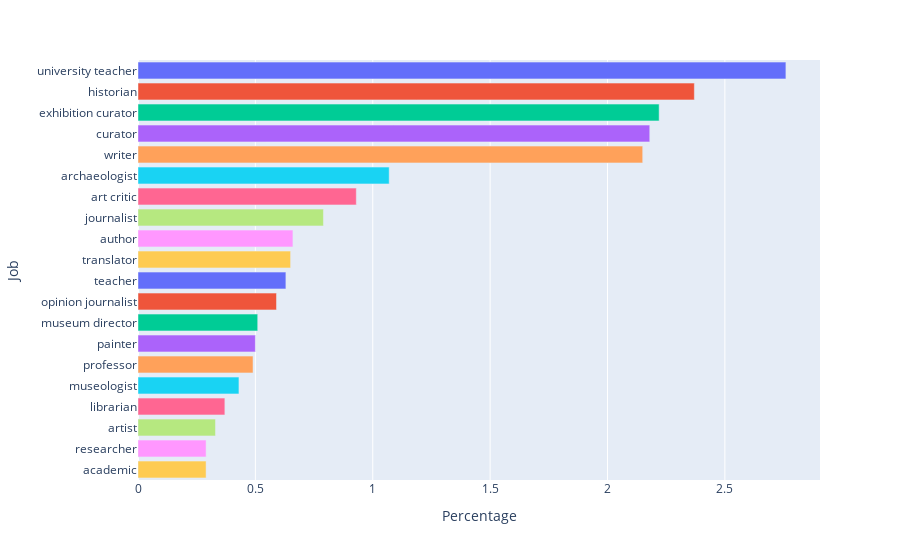

Write notebook code for a chart like this one.
### Markdown cell above
Visualization

### Code cell
fig = px.bar(df, x="Percentage", y="Job", orientation='h', color="Job")

fig.update_layout(showlegend=False)

fig.show()

fig.write_html("./file1.html")

### Figure 1 — Plotly figure (JSON) as saved in the notebook; plotly's stock layout.template omitted (floating-point values rounded to 4 significant figures)
{"data": [{"alignmentgroup": "True", "hovertemplate": "Job=%{y}<br>Percentage=%{x}<extra></extra>", "legendgroup": "university teacher", "marker": {"color": "#636efa", "pattern": {"shape": ""}}, "name": "university teacher", "offsetgroup": "university teacher", "orientation": "h", "showlegend": true, "textposition": "auto", "type": "bar", "x": [2.76], "xaxis": "x", "y": ["university teacher"], "yaxis": "y"}, {"alignmentgroup": "True", "hovertemplate": "Job=%{y}<br>Percentage=%{x}<extra></extra>", "legendgroup": "historian", "marker": {"color": "#EF553B", "pattern": {"shape": ""}}, "name": "historian", "offsetgroup": "historian", "orientation": "h", "showlegend": true, "textposition": "auto", "type": "bar", "x": [2.37], "xaxis": "x", "y": ["historian"], "yaxis": "y"}, {"alignmentgroup": "True", "hovertemplate": "Job=%{y}<br>Percentage=%{x}<extra></extra>", "legendgroup": "exhibition curator", "marker": {"color": "#00cc96", "pattern": {"shape": ""}}, "name": "exhibition curator", "offsetgroup": "exhibition curator", "orientation": "h", "showlegend": true, "textposition": "auto", "type": "bar", "x": [2.22], "xaxis": "x", "y": ["exhibition curator"], "yaxis": "y"}, {"alignmentgroup": "True", "hovertemplate": "Job=%{y}<br>Percentage=%{x}<extra></extra>", "legendgroup": "curator", "marker": {"color": "#ab63fa", "pattern": {"shape": ""}}, "name": "curator", "offsetgroup": "curator", "orientation": "h", "showlegend": true, "textposition": "auto", "type": "bar", "x": [2.18], "xaxis": "x", "y": ["curator"], "yaxis": "y"}, {"alignmentgroup": "True", "hovertemplate": "Job=%{y}<br>Percentage=%{x}<extra></extra>", "legendgroup": "writer", "marker": {"color": "#FFA15A", "pattern": {"shape": ""}}, "name": "writer", "offsetgroup": "writer", "orientation": "h", "showlegend": true, "textposition": "auto", "type": "bar", "x": [2.15], "xaxis": "x", "y": ["writer"], "yaxis": "y"}, {"alignmentgroup": "True", "hovertemplate": "Job=%{y}<br>Percentage=%{x}<extra></extra>", "legendgroup": "archaeologist", "marker": {"color": "#19d3f3", "pattern": {"shape": ""}}, "name": "archaeologist", "offsetgroup": "archaeologist", "orientation": "h", "showlegend": true, "textposition": "auto", "type": "bar", "x": [1.07], "xaxis": "x", "y": ["archaeologist"], "yaxis": "y"}, {"alignmentgroup": "True", "hovertemplate": "Job=%{y}<br>Percentage=%{x}<extra></extra>", "legendgroup": "art critic", "marker": {"color": "#FF6692", "pattern": {"shape": ""}}, "name": "art critic", "offsetgroup": "art critic", "orientation": "h", "showlegend": true, "textposition": "auto", "type": "bar", "x": [0.93], "xaxis": "x", "y": ["art critic"], "yaxis": "y"}, {"alignmentgroup": "True", "hovertemplate": "Job=%{y}<br>Percentage=%{x}<extra></extra>", "legendgroup": "journalist", "marker": {"color": "#B6E880", "pattern": {"shape": ""}}, "name": "journalist", "offsetgroup": "journalist", "orientation": "h", "showlegend": true, "textposition": "auto", "type": "bar", "x": [0.79], "xaxis": "x", "y": ["journalist"], "yaxis": "y"}, {"alignmentgroup": "True", "hovertemplate": "Job=%{y}<br>Percentage=%{x}<extra></extra>", "legendgroup": "author", "marker": {"color": "#FF97FF", "pattern": {"shape": ""}}, "name": "author", "offsetgroup": "author", "orientation": "h", "showlegend": true, "textposition": "auto", "type": "bar", "x": [0.66], "xaxis": "x", "y": ["author"], "yaxis": "y"}, {"alignmentgroup": "True", "hovertemplate": "Job=%{y}<br>Percentage=%{x}<extra></extra>", "legendgroup": "translator", "marker": {"color": "#FECB52", "pattern": {"shape": ""}}, "name": "translator", "offsetgroup": "translator", "orientation": "h", "showlegend": true, "textposition": "auto", "type": "bar", "x": [0.65], "xaxis": "x", "y": ["translator"], "yaxis": "y"}, {"alignmentgroup": "True", "hovertemplate": "Job=%{y}<br>Percentage=%{x}<extra></extra>", "legendgroup": "teacher", "marker": {"color": "#636efa", "pattern": {"shape": ""}}, "name": "teacher", "offsetgroup": "teacher", "orientation": "h", "showlegend": true, "textposition": "auto", "type": "bar", "x": [0.63], "xaxis": "x", "y": ["teacher"], "yaxis": "y"}, {"alignmentgroup": "True", "hovertemplate": "Job=%{y}<br>Percentage=%{x}<extra></extra>", "legendgroup": "opinion journalist", "marker": {"color": "#EF553B", "pattern": {"shape": ""}}, "name": "opinion journalist", "offsetgroup": "opinion journalist", "orientation": "h", "showlegend": true, "textposition": "auto", "type": "bar", "x": [0.59], "xaxis": "x", "y": ["opinion journalist"], "yaxis": "y"}, {"alignmentgroup": "True", "hovertemplate": "Job=%{y}<br>Percentage=%{x}<extra></extra>", "legendgroup": "museum director", "marker": {"color": "#00cc96", "pattern": {"shape": ""}}, "name": "museum director", "offsetgroup": "museum director", "orientation": "h", "showlegend": true, "textposition": "auto", "type": "bar", "x": [0.51], "xaxis": "x", "y": ["museum director"], "yaxis": "y"}, {"alignmentgroup": "True", "hovertemplate": "Job=%{y}<br>Percentage=%{x}<extra></extra>", "legendgroup": "painter", "marker": {"color": "#ab63fa", "pattern": {"shape": ""}}, "name": "painter", "offsetgroup": "painter", "orientation": "h", "showlegend": true, "textposition": "auto", "type": "bar", "x": [0.5], "xaxis": "x", "y": ["painter"], "yaxis": "y"}, {"alignmentgroup": "True", "hovertemplate": "Job=%{y}<br>Percentage=%{x}<extra></extra>", "legendgroup": "professor", "marker": {"color": "#FFA15A", "pattern": {"shape": ""}}, "name": "professor", "offsetgroup": "professor", "orientation": "h", "showlegend": true, "textposition": "auto", "type": "bar", "x": [0.49], "xaxis": "x", "y": ["professor"], "yaxis": "y"}, {"alignmentgroup": "True", "hovertemplate": "Job=%{y}<br>Percentage=%{x}<extra></extra>", "legendgroup": "museologist", "marker": {"color": "#19d3f3", "pattern": {"shape": ""}}, "name": "museologist", "offsetgroup": "museologist", "orientation": "h", "showlegend": true, "textposition": "auto", "type": "bar", "x": [0.43], "xaxis": "x", "y": ["museologist"], "yaxis": "y"}, {"alignmentgroup": "True", "hovertemplate": "Job=%{y}<br>Percentage=%{x}<extra></extra>", "legendgroup": "librarian", "marker": {"color": "#FF6692", "pattern": {"shape": ""}}, "name": "librarian", "offsetgroup": "librarian", "orientation": "h", "showlegend": true, "textposition": "auto", "type": "bar", "x": [0.37], "xaxis": "x", "y": ["librarian"], "yaxis": "y"}, {"alignmentgroup": "True", "hovertemplate": "Job=%{y}<br>Percentage=%{x}<extra></extra>", "legendgroup": "artist", "marker": {"color": "#B6E880", "pattern": {"shape": ""}}, "name": "artist", "offsetgroup": "artist", "orientation": "h", "showlegend": true, "textposition": "auto", "type": "bar", "x": [0.33], "xaxis": "x", "y": ["artist"], "yaxis": "y"}, {"alignmentgroup": "True", "hovertemplate": "Job=%{y}<br>Percentage=%{x}<extra></extra>", "legendgroup": "researcher", "marker": {"color": "#FF97FF", "pattern": {"shape": ""}}, "name": "researcher", "offsetgroup": "researcher", "orientation": "h", "showlegend": true, "textposition": "auto", "type": "bar", "x": [0.29], "xaxis": "x", "y": ["researcher"], "yaxis": "y"}, {"alignmentgroup": "True", "hovertemplate": "Job=%{y}<br>Percentage=%{x}<extra></extra>", "legendgroup": "academic", "marker": {"color": "#FECB52", "pattern": {"shape": ""}}, "name": "academic", "offsetgroup": "academic", "orientation": "h", "showlegend": true, "textposition": "auto", "type": "bar", "x": [0.29], "xaxis": "x", "y": ["academic"], "yaxis": "y"}], "layout": {"barmode": "relative", "legend": {"title": {"text": "Job"}, "tracegroupgap": 0}, "margin": {"t": 60}, "showlegend": false, "xaxis": {"anchor": "y", "domain": [0, 1], "title": {"text": "Percentage"}}, "yaxis": {"anchor": "x", "categoryarray": ["academic", "researcher", "artist", "librarian", "museologist", "professor", "painter", "museum director", "opinion journalist", "teacher", "translator", "author", "journalist", "art critic", "archaeologist", "writer", "curator", "exhibition curator", "historian", "university teacher"], "categoryorder": "array", "domain": [0, 1], "title": {"text": "Job"}}}}
